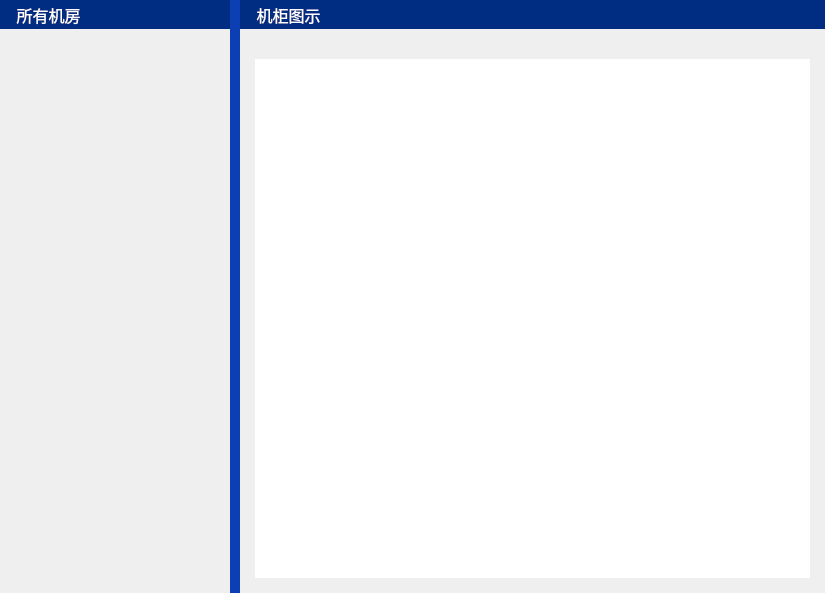
<?xml version="1.0" encoding="UTF-8"?>
<ui version="4.0">
 <class>Cab_MainWid</class>
 <widget class="QWidget" name="Cab_MainWid">
  <property name="geometry">
   <rect>
    <x>0</x>
    <y>0</y>
    <width>825</width>
    <height>593</height>
   </rect>
  </property>
  <property name="windowTitle">
   <string>Form</string>
  </property>
  <layout class="QHBoxLayout" name="horizontalLayout" stretch="13,1,33">
   <property name="spacing">
    <number>0</number>
   </property>
   <property name="leftMargin">
    <number>0</number>
   </property>
   <property name="topMargin">
    <number>0</number>
   </property>
   <property name="rightMargin">
    <number>0</number>
   </property>
   <property name="bottomMargin">
    <number>0</number>
   </property>
   <item>
    <layout class="QVBoxLayout" name="verticalLayout" stretch="1,18">
     <property name="spacing">
      <number>30</number>
     </property>
     <property name="bottomMargin">
      <number>10</number>
     </property>
     <item>
      <widget class="QLabel" name="label">
       <property name="font">
        <font>
         <family>微软雅黑</family>
         <pointsize>12</pointsize>
        </font>
       </property>
       <property name="styleSheet">
        <string notr="true">background-color: rgb(0,45,130);
color: rgb(255, 255, 255);

</string>
       </property>
       <property name="text">
        <string>    所有机房</string>
       </property>
       <property name="alignment">
        <set>Qt::AlignLeading|Qt::AlignLeft|Qt::AlignVCenter</set>
       </property>
      </widget>
     </item>
     <item>
      <widget class="QWidget" name="treeWid" native="true">
       <property name="maximumSize">
        <size>
         <width>240</width>
         <height>16777215</height>
        </size>
       </property>
       <property name="styleSheet">
        <string notr="true"/>
       </property>
      </widget>
     </item>
    </layout>
   </item>
   <item>
    <widget class="QWidget" name="widget_2" native="true">
     <property name="sizePolicy">
      <sizepolicy hsizetype="Fixed" vsizetype="Preferred">
       <horstretch>0</horstretch>
       <verstretch>0</verstretch>
      </sizepolicy>
     </property>
     <property name="minimumSize">
      <size>
       <width>10</width>
       <height>0</height>
      </size>
     </property>
     <property name="maximumSize">
      <size>
       <width>10</width>
       <height>16777215</height>
      </size>
     </property>
     <property name="styleSheet">
      <string notr="true">background-color: rgb(12,62,180);</string>
     </property>
    </widget>
   </item>
   <item>
    <layout class="QVBoxLayout" name="verticalLayout_2" stretch="1,18">
     <property name="spacing">
      <number>30</number>
     </property>
     <property name="bottomMargin">
      <number>15</number>
     </property>
     <item>
      <widget class="QLabel" name="label_2">
       <property name="font">
        <font>
         <family>微软雅黑</family>
         <pointsize>12</pointsize>
        </font>
       </property>
       <property name="styleSheet">
        <string notr="true">background-color: rgb(0,45,130);
color: rgb(255, 255, 255);

</string>
       </property>
       <property name="text">
        <string>    机柜图示</string>
       </property>
       <property name="alignment">
        <set>Qt::AlignLeading|Qt::AlignLeft|Qt::AlignVCenter</set>
       </property>
      </widget>
     </item>
     <item>
      <widget class="QWidget" name="widget_3" native="true">
       <layout class="QGridLayout" name="gridLayout">
        <property name="leftMargin">
         <number>15</number>
        </property>
        <property name="topMargin">
         <number>0</number>
        </property>
        <property name="rightMargin">
         <number>15</number>
        </property>
        <property name="bottomMargin">
         <number>0</number>
        </property>
        <property name="spacing">
         <number>0</number>
        </property>
        <item row="0" column="0">
         <widget class="QWidget" name="widget" native="true">
          <property name="styleSheet">
           <string notr="true">background-color: rgb(255, 255, 255);</string>
          </property>
         </widget>
        </item>
       </layout>
      </widget>
     </item>
    </layout>
   </item>
  </layout>
 </widget>
 <resources/>
 <connections/>
</ui>
